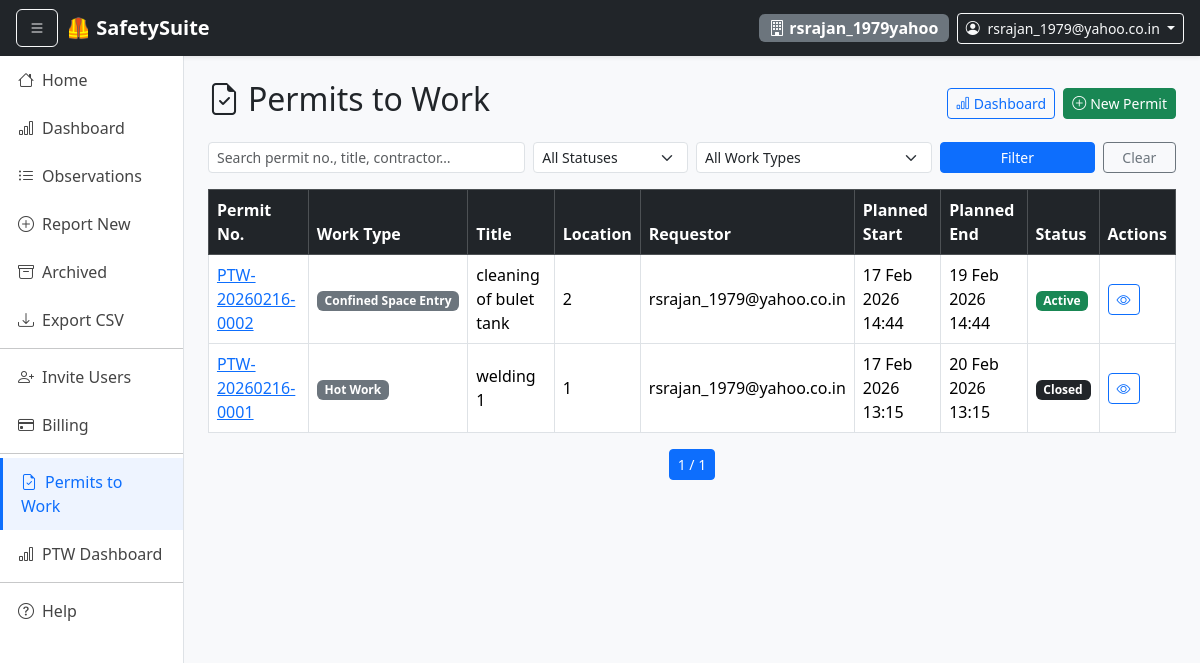
The page /permits/ (signed in) on the database its author committed.
### core/models.py (models this page shows, shortened)
class Organization(models.Model):
    name = models.CharField(max_length=255)
    domain = models.CharField(max_length=255, unique=True)
    created_at = models.DateTimeField(auto_now_add=True)

### users/models.py (models this page shows, shortened)
class CustomUser(AbstractBaseUser, PermissionsMixin):
    email = models.EmailField(unique=True)
    full_name = models.CharField(max_length=255, blank=True)
    organization = models.ForeignKey(
        "core.Organization",
        on_delete=models.SET_NULL,
        null=True,
        blank=True,
    )
    is_manager = models.BooleanField(default=False)
    is_observer = models.BooleanField(default=False)
    is_action_owner = models.BooleanField(default=False)
    is_safety_manager = models.BooleanField(default=False)
    is_active = models.BooleanField(default=True)
    is_staff = models.BooleanField(default=False)
    objects = CustomUserManager()
    USERNAME_FIELD = "email"
    REQUIRED_FIELDS = []
    def get_full_name(self):
        return self.full_name or self.email

### permits/models.py (models this page shows, shortened)
class Permit(models.Model):
    WORK_TYPE_CHOICES = [
        ("hot_work",         "Hot Work"),
        ("confined_space",   "Confined Space Entry"),
        ("electrical",       "Electrical Work"),
        ("excavation",       "Excavation"),
        ("lifting_rigging",  "Lifting & Rigging"),
        ("work_at_height",   "Work at Height"),
        ("breaking_containment", "Breaking Containment / Isolation"),
        ("general",          "General High-Risk Work"),
    ]
    STATUS_CHOICES = [
        ("DRAFT",      "Draft"),           # Requestor fills in the form
        ("SUBMITTED",  "Submitted"),        # Sent for safety officer review
        ("APPROVED",   "Approved"),         # Safety officer approved, work may begin
        ("ACTIVE",     "Active"),           # Work is ongoing
        ("CLOSED",     "Closed"),           # Work completed, permit closed
        ("REJECTED",   "Rejected"),         # Safety officer rejected
        ("CANCELLED",  "Cancelled"),        # Requestor cancelled before work started
    ]
    organization = models.ForeignKey(
        "core.Organization",
        on_delete=models.CASCADE,
        related_name="permits",
    )
    permit_number = models.CharField(max_length=30, unique=True, editable=False)
    work_type    = models.CharField(max_length=30, choices=WORK_TYPE_CHOICES)
    title        = models.CharField(max_length=255)
    description  = models.TextField(help_text="Describe the work to be done in detail.")
    location     = models.ForeignKey(
        "observations.Location",
        on_delete=models.PROTECT,
        related_name="permits",
    )
    work_area    = models.CharField(
        max_length=255, blank=True,
        help_text="Specific area / equipment tag where work will take place.",
    )
    requestor = models.ForeignKey(
        settings.AUTH_USER_MODEL,
        on_delete=models.PROTECT,
        related_name="permits_requested",
        help_text="Person requesting the permit.",
    )
    contractor_name    = models.CharField(max_length=255, blank=True,
                                          help_text="Contractor / vendor name (if external).")
    contractor_contact = models.CharField(max_length=100, blank=True)
    workers_count      = models.PositiveIntegerField(
        default=1, help_text="Number of workers involved."
    )
    approved_by = models.ForeignKey(
        settings.AUTH_USER_MODEL,
        on_delete=models.SET_NULL,
        null=True, blank=True,
        related_name="permits_approved",
        help_text="Safety Manager / Officer who approves the permit.",
    )
    planned_start  = models.DateTimeField()
    planned_end    = models.DateTimeField()
    actual_start   = models.DateTimeField(null=True, blank=True)
    actual_end     = models.DateTimeField(null=True, blank=True)
    hazards_identified = models.TextField(
        help_text="List all foreseeable hazards for this work."
    )
    risk_controls      = models.TextField(
        help_text="Controls / precautions to mitigate each hazard."
    )
    ppe_required       = models.TextField(
        blank=True,
        help_text="Personal Protective Equipment required (e.g. helmet, harness, gloves).",
    )
    isolation_required = models.BooleanField(
        default=False,
        help_text="Does this work require energy isolation / LOTO?",
    )
    isolation_details  = models.TextField(
        blank=True,
        help_text="Describe isolation / LOTO procedure if required.",
    )
    emergency_procedure = models.TextField(
        blank=True,
        help_text="Emergency response procedure specific to this work.",
    )
    toolbox_talk_done     = models.BooleanField(default=False, verbose_name="Toolbox talk conducted")
    area_barricaded       = models.BooleanField(default=False, verbose_name="Area barricaded / signed")
    equipment_inspected   = models.BooleanField(default=False, verbose_name="Equipment / tools inspected")
    gas_test_done         = models.BooleanField(
        default=False,
        verbose_name="Gas / atmosphere test done",
        help_text="Required for hot work and confined space.",
    )
    gas_test_result       = models.CharField(max_length=100, blank=True,
                                              verbose_name="Gas test result (e.g. O2 %, LEL %)")
    approval_comment  = models.TextField(blank=True)
    rejection_reason  = models.TextField(blank=True)
    approved_at       = models.DateTimeField(null=True, blank=True)
    closure_comment    = models.TextField(blank=True)
    site_restored      = models.BooleanField(
        default=False, verbose_name="Site cleaned & restored after work"
    )
    closed_by = models.ForeignKey(
        settings.AUTH_USER_MODEL,
        on_delete=models.SET_NULL,
        null=True, blank=True,
        related_name="permits_closed",
    )
    closed_at = models.DateTimeField(null=True, blank=True)
    attachment = models.FileField(
        upload_to="permits/attachments/",
        blank=True, null=True,
        help_text="Risk assessment, method statement, or drawing (PDF/image).",
    )
    status     = models.CharField(max_length=20, choices=STATUS_CHOICES, default="DRAFT")
    created_at = models.DateTimeField(auto_now_add=True)
    updated_at = models.DateTimeField(auto_now=True)
    class Meta:
        ordering = ["-created_at"]
    @property
    def is_overdue(self):
        return (
            self.status in ("APPROVED", "ACTIVE")
            and self.planned_end < timezone.now()
        )

### observations/models.py (models this page shows)
class Location(models.Model):
    organization = models.ForeignKey(
        "core.Organization",
        on_delete=models.CASCADE,
        related_name="locations",
        null=True,
        blank=True,
    )
    name = models.CharField(max_length=200)
    area = models.CharField(max_length=200, blank=True)
    facility = models.CharField(max_length=200, blank=True)
    class Meta:
        ordering = ["name"]
    def __str__(self):
        return f"{self.name} ({self.area})" if self.area else self.name

### permits/views.py (the view, shortened to what this page needs)
# urls.py: path("",                        views.permit_list,      name="permit_list"),
@login_required
def permit_list(request):
    _org_required(request)
    q        = request.GET.get("q", "").strip()
    status_f = request.GET.get("status", "")
    type_f   = request.GET.get("work_type", "")
    qs = (
        Permit.objects
        .filter(organization=request.organization)
        .select_related("requestor", "approved_by", "location")
        .order_by("-created_at")
    )
    if status_f:
        qs = qs.filter(status=status_f)
    if type_f:
        qs = qs.filter(work_type=type_f)
    paginator = Paginator(qs, 15)
    page_obj  = paginator.get_page(request.GET.get("page"))
    return render(request, "permits/permit_list.html", {
        "permits":        page_obj,
        "page_obj":       page_obj,
        "q":              q,
        "status_f":       status_f,
        "type_f":         type_f,
        "status_choices": Permit.STATUS_CHOICES,
        "type_choices":   Permit.WORK_TYPE_CHOICES,
    })

### permits/templates/permits/permit_list.html (shortened to what this page needs)
{% extends "base.html" %}
{% block content %}
<div class="d-flex justify-content-between align-items-center mb-3">
  <h2><i class="bi bi-file-earmark-check me-2"></i>Permits to Work</h2>
  <div class="d-flex gap-2">
    <a href="{% url 'permits:dashboard' %}" class="btn btn-outline-primary btn-sm">
      <i class="bi bi-bar-chart me-1"></i>Dashboard
    </a>
    <a href="{% url 'permits:create' %}" class="btn btn-success btn-sm">
      <i class="bi bi-plus-circle me-1"></i>New Permit
    </a>
  </div>
</div>
<form method="get" class="row g-2 mb-3">
  <div class="col-md-4">
    <input type="text" name="q" value="{{ q }}" class="form-control form-control-sm"
           placeholder="Search permit no., title, contractor…">
  </div>
  <div class="col-md-2">
    <select name="status" class="form-select form-select-sm">
      <option value="">All Statuses</option>
    </select>
  </div>
  <div class="col-md-3">
    <select name="work_type" class="form-select form-select-sm">
      <option value="">All Work Types</option>
    </select>
  </div>
  <div class="col-md-2">
    <button class="btn btn-primary btn-sm w-100">Filter</button>
  </div>
  <div class="col-md-1">
    <a href="{% url 'permits:permit_list' %}" class="btn btn-outline-secondary btn-sm w-100">Clear</a>
  </div>
</form>
<div class="table-responsive">
  <table class="table table-bordered table-hover align-middle">
    <thead class="table-dark">
      <tr>
        <th>Permit No.</th>
        <th>Work Type</th>
        <th>Title</th>
        <th>Location</th>
        <th>Requestor</th>
        <th>Planned Start</th>
        <th>Planned End</th>
        <th>Status</th>
        <th>Actions</th>
      </tr>
    </thead>
    <tbody>
      {% for permit in permits %}
      <tr class="{% if permit.is_overdue %}table-danger{% endif %}">
        <td><a href="{% url 'permits:detail' permit.pk %}">{{ permit.permit_number }}</a></td>
        <td>
          <span class="badge bg-secondary">{{ permit.get_work_type_display }}</span>
        </td>
        <td>{{ permit.title }}</td>
        <td>{{ permit.location }}</td>
        <td>{{ permit.requestor.get_full_name }}</td>
        <td>{{ permit.planned_start|date:"d M Y H:i" }}</td>
        <td>{{ permit.planned_end|date:"d M Y H:i" }}</td>
        <td>
          {% if permit.status == "DRAFT" %}
            <span class="badge bg-secondary">Draft</span>
          {% elif permit.status == "SUBMITTED" %}
            <span class="badge bg-warning text-dark">Submitted</span>
          {% elif permit.status == "APPROVED" %}
            <span class="badge bg-info text-dark">Approved</span>
          {% elif permit.status == "ACTIVE" %}
            <span class="badge bg-success">Active</span>
          {% elif permit.status == "CLOSED" %}
            <span class="badge bg-dark">Closed</span>
          {% elif permit.status == "REJECTED" %}
            <span class="badge bg-danger">Rejected</span>
          {% elif permit.status == "CANCELLED" %}
            <span class="badge bg-light text-dark border">Cancelled</span>
          {% endif %}
        </td>
        <td>
          <a href="{% url 'permits:detail' permit.pk %}" class="btn btn-sm btn-outline-primary" title="View">
            <i class="bi bi-eye"></i>
          </a>
        </td>
      </tr>
      {% empty %}
      <tr>
        <td colspan="9" class="text-center text-muted py-4">No permits found.</td>
      </tr>
      {% endfor %}
    </tbody>
  </table>
</div>
<nav>
  <ul class="pagination pagination-sm justify-content-center">
    <li class="page-item active">
      <span class="page-link">{{ page_obj.number }} / {{ page_obj.paginator.num_pages }}</span>
    </li>
  </ul>
</nav>
{% endblock %}

### templates/base.html (shortened to what this page needs)
<!doctype html>
<html lang="en">
<head>
  <link href="https://cdn.jsdelivr.net/npm/bootstrap@5.3.2/dist/css/bootstrap.min.css" rel="stylesheet">
  <link rel="stylesheet" href="https://cdn.jsdelivr.net/npm/bootstrap-icons@1.11.1/font/bootstrap-icons.css">
</head>
<body>
<nav class="navbar navbar-dark bg-dark px-3 shadow-sm">
  <button class="btn btn-outline-light me-2" id="sidebarToggle">
    <i class="bi bi-list"></i>
  </button>
  <a class="navbar-brand fw-bold" href="{% url 'home' %}">🦺 SafetySuite</a>
  <div class="ms-auto d-flex align-items-center gap-2">
    {% if current_org %}
      <span class="badge bg-secondary fs-6">
        <i class="bi bi-building"></i> {{ current_org.name }}
      </span>
    {% endif %}
    {% if user.is_authenticated %}
    <div class="dropdown">
      <a class="btn btn-outline-light btn-sm dropdown-toggle" data-bs-toggle="dropdown">
        <i class="bi bi-person-circle me-1"></i>
        {{ user.get_full_name }}
      </a>
    </div>
    {% endif %}
  </div>
</nav>
<div class="d-flex">
  {% if user.is_authenticated %}
  <div id="sidebar" class="border-end">
    <div class="list-group list-group-flush">
      <a href="{% url 'home' %}"
         class="list-group-item list-group-item-action {% if request.path == '/' %}active{% endif %}">
        <i class="bi bi-house me-2"></i>Home
      </a>
      <a href="{% url 'observations:dashboard' %}"
         class="list-group-item list-group-item-action {% if 'dashboard' in request.path %}active{% endif %}">
        <i class="bi bi-bar-chart me-2"></i>Dashboard
      </a>
      <a href="{% url 'observations:observation_list' %}"
         class="list-group-item list-group-item-action {% if request.path == '/observations/' %}active{% endif %}">
        <i class="bi bi-list-ul me-2"></i>Observations
      </a>
      <a href="{% url 'observations:create' %}"
         class="list-group-item list-group-item-action {% if 'new' in request.path %}active{% endif %}">
        <i class="bi bi-plus-circle me-2"></i>Report New
      </a>
      <a href="{% url 'observations:archived_list' %}"
         class="list-group-item list-group-item-action {% if 'archived' in request.path %}active{% endif %}">
        <i class="bi bi-archive me-2"></i>Archived
      </a>
      {% if user.is_manager or user.is_safety_manager %}
      <a href="{% url 'observations:export_observations_csv' %}"
         class="list-group-item list-group-item-action">
        <i class="bi bi-download me-2"></i>Export CSV
      </a>
      {% endif %}
      {% if user.is_manager %}
      <hr class="my-1">
      <a href="{% url 'core:invite_user' %}"
         class="list-group-item list-group-item-action {% if 'invite' in request.path %}active{% endif %}">
        <i class="bi bi-person-plus me-2"></i>Invite Users
      </a>
      <a href="{% url 'core:billing' %}"
         class="list-group-item list-group-item-action {% if 'billing' in request.path %}active{% endif %}">
        <i class="bi bi-credit-card me-2"></i>Billing
      </a>
      {% endif %}
      <hr class="my-1">
      <a href="{% url 'permits:permit_list' %}"
         class="list-group-item list-group-item-action {% if 'permits' in request.path %}active{% endif %}">
        <i class="bi bi-file-earmark-check me-2"></i>Permits to Work
      </a>
      <a href="{% url 'permits:dashboard' %}"
         class="list-group-item list-group-item-action {% if 'permits' in request.path and 'dashboard' in request.path %}active{% endif %}">
        <i class="bi bi-bar-chart me-2"></i>PTW Dashboard
      </a>
      <hr class="my-1">
      <button class="list-group-item list-group-item-action text-start"
              data-bs-toggle="modal" data-bs-target="#helpModal">
        <i class="bi bi-question-circle me-2"></i>Help
      </button>
    </div>
  </div>
  {% endif %}
  <div class="flex-grow-1 p-4" style="min-width: 0;">
    {% block content %}{% endblock %}
  </div>
</div>
</body>
</html>

### rows shown on the page
Organization: name "rsrajan_1979yahoo"
CustomUser: get_full_name "rsrajan_1979@yahoo.co.in"
Permit: permit_number "PTW-20260216-0002", work_type "Confined Space Entry", title "cleaning of bulet tank", location "2", requestor.get_full_name "rsrajan_1979@yahoo.co.in", planned_start "17 Feb 2026 14:44", planned_end "19 Feb 2026 14:44", status "Active"
Permit: permit_number "PTW-20260216-0001", work_type "Hot Work", title "welding 1", location "1", requestor.get_full_name "rsrajan_1979@yahoo.co.in", planned_start "17 Feb 2026 13:15", planned_end "20 Feb 2026 13:15", status "Closed"

### other values the page prints
{{ page_obj.number }} "1"
{{ page_obj.paginator.num_pages }} "1"
